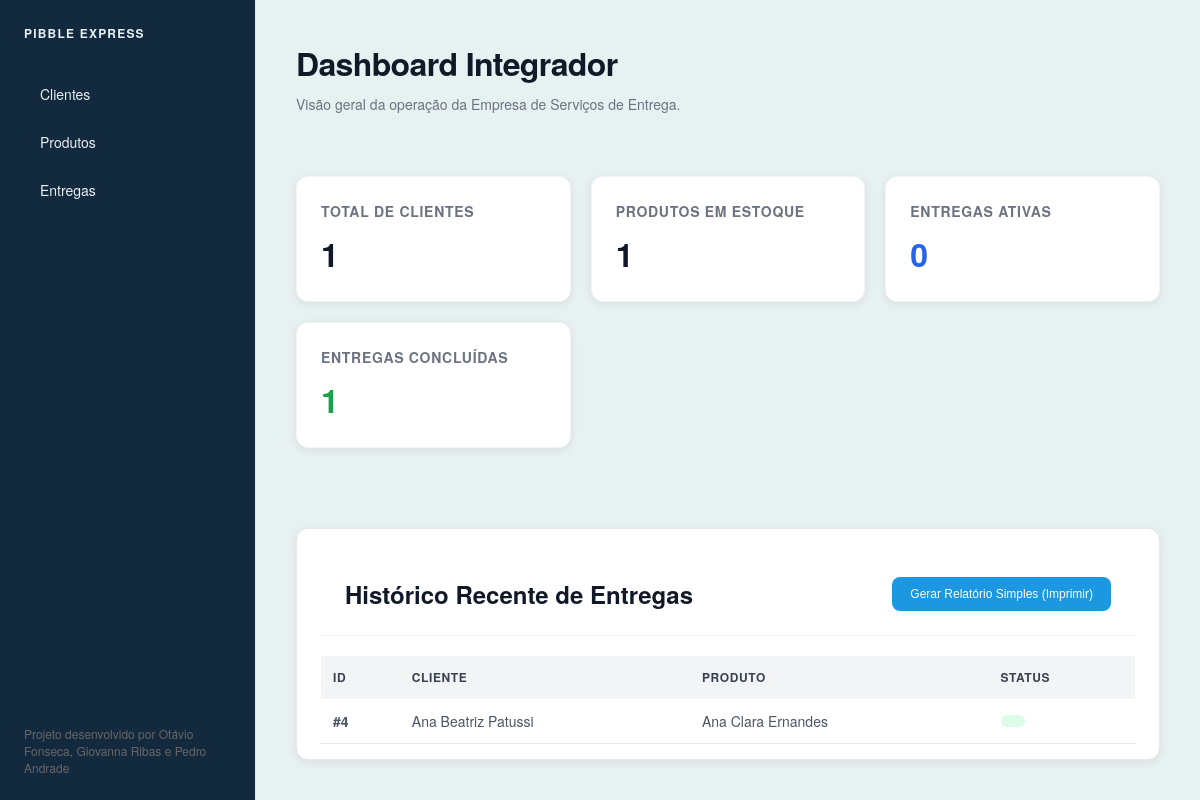
/dashboard/, run on the app's committed database.
### entregas/models.py (models this page shows, shortened)
class Entrega(models.Model):
    STATUS_CHOICES = [
        ('CADASTRADO', 'Cadastrado'),
        ('EM_TRANSITO', 'Em Trânsito'),
        ('ENTREGUE', 'Entregue'),
        ('CANCELADO', 'Cancelado'),
    ]
    cliente = models.ForeignKey(Cliente, on_delete=models.CASCADE, verbose_name="Cliente Responsável")
    produto = models.ForeignKey(Produto, on_delete=models.CASCADE, verbose_name="Produto Enviado")
    funcionario_responsavel = models.ForeignKey(Funcionario, on_delete=models.SET_NULL, null=True, verbose_name="Funcionário Responsável")
    endereco_entrega = models.TextField(verbose_name="Endereço de Entrega")
    data_envio = models.DateField(verbose_name="Data de Envio")
    data_prevista = models.DateField(verbose_name="Data Prevista")
    status_entrega = models.CharField(max_length=20, choices=STATUS_CHOICES, default='CADASTRADO', verbose_name="Status da Entrega")

### clientes/models.py (models this page shows, shortened)
class Cliente(models.Model):
    nome_completo = models.CharField(max_length=255, verbose_name="Nome Completo")
    cpf_cnpj = models.CharField(max_length=18, unique=True, verbose_name="CPF/CNPJ")
    telefone = models.CharField(max_length=20, verbose_name="Telefone")
    email = models.EmailField(unique=True, verbose_name="E-mail")
    endereco = models.TextField(verbose_name="Endereço")

### produtos/models.py (models this page shows, shortened)
class Produto(models.Model):
    nome_produto = models.CharField(max_length=255, verbose_name="Nome do Produto")
    descricao = models.TextField(blank=True, null=True, verbose_name="Descrição")
    peso = models.DecimalField(max_digits=6, decimal_places=2, verbose_name="Peso (kg)")
    quantidade_estoque = models.IntegerField(default=0, verbose_name="Quantidade em Estoque")
    valor = models.DecimalField(max_digits=10, decimal_places=2, verbose_name="Valor (R$)")
    categoria = models.CharField(max_length=100, verbose_name="Categoria")

### core/views.py (the view)
# urls.py: path("dashboard/", views.dashboard, name="dashboard"),
def dashboard(request):
    atualizar_status_entregas()
    ultimas_entregas = Entrega.objects.select_related("cliente", "produto").order_by("-id")[:10]
    context = {
        "total_clientes": Cliente.objects.count(),
        "total_produtos": Produto.objects.count(),
        "entregas_ativas": Entrega.objects.exclude(status_entrega="ENTREGUE").count(),
        "entregas_concluidas": Entrega.objects.filter(status_entrega="ENTREGUE").count(),
        "ultimas_entregas": ultimas_entregas,
    }
    return render(request, "dashboard.html", context)

### core/views.py (called while the page is built)
def atualizar_status_entregas():
    hoje = timezone.localdate()
    Entrega.objects.filter(
        status_entrega="CADASTRADO",
        data_envio__lte=hoje,
    ).update(status_entrega="EM_TRANSITO")

### templates/dashboard.html (shortened to what this page needs)
{% extends 'base.html' %}
{% block content %}
<header>
    <h1 class="header-title">Dashboard Integrador</h1>
    <p class="header-subtitle">
        Visão geral da operação da Empresa de Serviços de Entrega.
    </p>
</header>
<div class="cards-grid">
    <div class="card">
        <span class="card-label">Total de Clientes</span>
        <span class="card-value">{{ total_clientes }}</span>
    </div>
    <div class="card">
        <span class="card-label">Produtos em Estoque</span>
        <span class="card-value">{{ total_produtos }}</span>
    </div>
    <div class="card">
        <span class="card-label">Entregas Ativas</span>
        <span class="card-value text-blue">{{ entregas_ativas }}</span>
    </div>
    <div class="card">
        <span class="card-label">Entregas Concluídas</span>
        <span class="card-value text-green">{{ entregas_concluidas }}</span>
    </div>
</div>
<section class="report-section">
    <div class="report-header">
        <h2>Histórico Recente de Entregas</h2>
        <button onclick="window.print()" class="btn-print">
            Gerar Relatório Simples (Imprimir)
        </button>
    </div>
    <div class="table-container">
        <table class="data-table">
            <thead>
                <tr>
                    <th>ID</th>
                    <th>Cliente</th>
                    <th>Produto</th>
                    <th>Status</th>
                </tr>
            </thead>
            <tbody>
                {% for entrega in ultimas_entregas %}
                <tr>
                    <td class="delivery-id">#{{ entrega.id }}</td>
                    <td>{{ entrega.cliente.nome_completo }}</td>
                    <td>{{ entrega.produto.nome_produto }}</td>
                    <td>
                        <span class="badge
                        {% if entrega.status_entrega == 'ENTREGUE' %}status-entregue
                        {% elif entrega.status_entrega == 'EM_TRANSITO' %}status-transito
                        {% else %}status-pendente{% endif %}">
                        </span>
                    </td>
                </tr>
                {% empty %}
                <tr>
                    <td colspan="4" class="empty-message">
                        Nenhuma entrega registrada no integrador.
                    </td>
                </tr>
                {% endfor %}
            </tbody>
        </table>
    </div>
</section>
{% endblock %}

### static/css/style.css (style rules this page uses)
* { margin: 0; padding: 0; box-sizing: border-box; }
body { font-family: 'Helvetica Neue', Helvetica, Arial, sans-serif; background-color: #E8F1F2; color: #111827; display: flex; height: 100vh; height: 100vh; overflow: hidden; }
.header-title { font-size: 24px; font-weight: 600; letter-spacing: -0.02em; margin-bottom: 4px; }
.header-subtitle { font-size: 14px; color: #6b7280; margin-bottom: 32px; }
.cards-grid { display: grid; grid-template-columns: repeat(auto-fit, minmax(220px, 1fr)); gap: 24px; margin-bottom: 40px; }
.card { background-color: #ffffff; padding: 24px; border-radius: 12px; border: 1px solid #f3f4f6; }
.card-label { font-size: 12px; font-weight: 600; text-transform: uppercase; letter-spacing: 0.05em; color: #9ca3af; display: block; margin-bottom: 8px; }
.card-value { font-size: 30px; font-weight: 700; letter-spacing: -0.02em; }
.text-blue { color: #2563eb; }
.text-green { color: #16a34a; }
.report-section { background-color: #ffffff; border-radius: 12px; border: 1px solid #e5e7eb; overflow: hidden; }
.report-header { padding: 24px; border-bottom: 1px solid #f3f4f6; display: flex; justify-content: space-between; align-items: center; }
.btn-print { padding: 8px 16px; background-color: #111827; color: #ffffff; font-size: 12px; font-weight: 500; border: none; border-radius: 8px; cursor: pointer; transition: background-color 0.2s; }
.table-container { overflow-x: auto; }
.data-table { width: 100%; border-collapse: collapse; text-align: left; font-size: 14px; }
.data-table th { background-color: #f9fafb; padding: 16px 24px; font-size: 12px; font-weight: 600; text-transform: uppercase; letter-spacing: 0.05em; color: #9ca3af; border-bottom: 1px solid #f3f4f6; }
.data-table td { padding: 16px 24px; color: #4b5563; border-bottom: 1px solid #f3f4f6; }
.badge { padding: 4px 10px; font-size: 12px; font-weight: 500; border-radius: 9999px; }
.status-entregue { background-color: #f0fdf4; color: #166534; }
.header-title { font-size: 32px; font-weight: bold; color: #111827; }
.header-subtitle { margin-top: 8px; color: #6b7280; }
.cards-grid { display: grid; grid-template-columns: repeat(auto-fit, minmax(220px, 1fr)); gap: 20px; margin-top: 30px; }
.card { background: #ffffff; padding: 24px; border-radius: 12px; box-shadow: 0 2px 8px rgba(0, 0, 0, 0.08); }
.card-label { display: block; font-size: 14px; color: #6b7280; }
.card-value { display: block; margin-top: 10px; font-size: 32px; font-weight: bold; color: #111827; }
.report-section { margin-top: 40px; background: #ffffff; padding: 24px; border-radius: 12px; box-shadow: 0 2px 8px rgba(0, 0, 0, 0.08); }
.report-header { display: flex; justify-content: space-between; align-items: center; margin-bottom: 20px; }
.btn-print { padding: 10px 18px; border: none; border-radius: 8px; background-color: #1B98E0; color: white; cursor: pointer; transition: 0.3s; }
.data-table { width: 100%; border-collapse: collapse; }
.data-table th { background-color: #f3f4f6; text-align: left; padding: 12px; color: #374151; }
.data-table td { padding: 12px; border-bottom: 1px solid #e5e7eb; }
.delivery-id { font-weight: 600; color: #111827; }
.badge { display: inline-block; padding: 6px 12px; border-radius: 20px; font-size: 12px; font-weight: 600; }
.status-entregue { background-color: #dcfce7; color: #166534; }

### data on the page
Entrega: id "4", cliente.nome_completo "Ana Beatriz Patussi", produto.nome_produto "Ana Clara Ernandes"

### other printed values
{{ total_clientes }} "1"
{{ total_produtos }} "1"
{{ entregas_ativas }} "0"
{{ entregas_concluidas }} "1"
